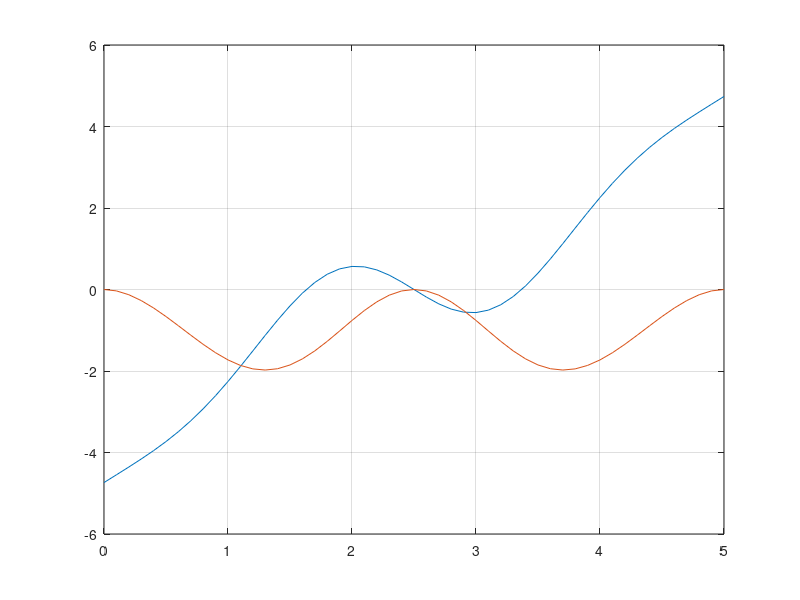

Reproduce this figure in MATLAB.
Ts=0.1;
T=5;
t = 0:Ts:T;
%% LINEAR TRAJECTORY

% tau_t = t/T;
% disp(tau_t)
% s = -2*tau_t.^3 + 3*tau_t.^2;
% ds = (6*t)/T^2 - (6*t.^2)/T^3;
% dds = 6/T^2 - (12*t)/T^3;
% start = [1.3660; 2.3660];
% finish = [2.5; 0];
% r = start + s.*(finish-start);
% dr = (finish-start)*ds;
% ddr = (finish-start)*dds;


%% CIRCULAR TRAJECTORY

h = 0;
if t > T
    h = 1
end
tau_t = t/T - h;
center = [1.5; 1];
radius = 0.5;
s = -2*tau_t.^3 + 3*tau_t.^2;
ds = (6*t)/T^2 - (6*t.^2)/T^3;
dds = 6/T^2 - (12*t)/T^3;
r = center + radius * [cos(s* 2*pi) ; sin(s * 2 * pi)];
dr = 2*pi * radius .* [-sin(s.*2.*pi); cos(2.*s.*pi)] .* ds;
ddr = (2 .*pi)^2 .* radius .* [-cos(s.*2.*pi); -sin(2.*s.*pi)].* dds;

figure
plot(t,ddr);
grid on;